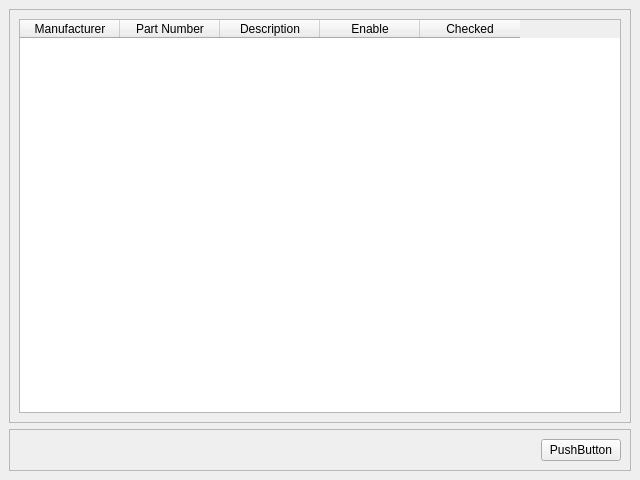
<?xml version="1.0" encoding="UTF-8"?>
<ui version="4.0">
 <class>MainWindow</class>
 <widget class="QMainWindow" name="MainWindow">
  <property name="geometry">
   <rect>
    <x>0</x>
    <y>0</y>
    <width>640</width>
    <height>480</height>
   </rect>
  </property>
  <property name="minimumSize">
   <size>
    <width>640</width>
    <height>480</height>
   </size>
  </property>
  <property name="windowTitle">
   <string>PyClient (alpha)</string>
  </property>
  <property name="toolButtonStyle">
   <enum>Qt::ToolButtonTextUnderIcon</enum>
  </property>
  <property name="tabShape">
   <enum>QTabWidget::Triangular</enum>
  </property>
  <widget class="QWidget" name="centralwidget">
   <layout class="QVBoxLayout" name="verticalLayout_2">
    <item>
     <widget class="QFrame" name="dataFrame">
      <property name="frameShape">
       <enum>QFrame::StyledPanel</enum>
      </property>
      <property name="frameShadow">
       <enum>QFrame::Raised</enum>
      </property>
      <layout class="QHBoxLayout" name="horizontalLayout_2">
       <item>
        <widget class="QTableWidget" name="tableWidget">
         <column>
          <property name="text">
           <string>Manufacturer</string>
          </property>
         </column>
         <column>
          <property name="text">
           <string>Part Number</string>
          </property>
         </column>
         <column>
          <property name="text">
           <string>Description</string>
          </property>
         </column>
         <column>
          <property name="text">
           <string>Enable</string>
          </property>
         </column>
         <column>
          <property name="text">
           <string>Checked</string>
          </property>
         </column>
        </widget>
       </item>
      </layout>
     </widget>
    </item>
    <item>
     <widget class="QFrame" name="controlFrame">
      <property name="sizePolicy">
       <sizepolicy hsizetype="Preferred" vsizetype="Maximum">
        <horstretch>0</horstretch>
        <verstretch>0</verstretch>
       </sizepolicy>
      </property>
      <property name="frameShape">
       <enum>QFrame::StyledPanel</enum>
      </property>
      <property name="frameShadow">
       <enum>QFrame::Raised</enum>
      </property>
      <layout class="QHBoxLayout" name="horizontalLayout">
       <item>
        <spacer name="horizontalSpacer">
         <property name="orientation">
          <enum>Qt::Horizontal</enum>
         </property>
         <property name="sizeHint" stdset="0">
          <size>
           <width>40</width>
           <height>20</height>
          </size>
         </property>
        </spacer>
       </item>
       <item>
        <widget class="QPushButton" name="pushButton">
         <property name="text">
          <string>PushButton</string>
         </property>
        </widget>
       </item>
      </layout>
     </widget>
    </item>
   </layout>
  </widget>
  <action name="actionExit">
   <property name="text">
    <string>Exit</string>
   </property>
  </action>
 </widget>
 <resources/>
 <connections>
  <connection>
   <sender>actionExit</sender>
   <signal>triggered(bool)</signal>
   <receiver>MainWindow</receiver>
   <slot>close()</slot>
   <hints>
    <hint type="sourcelabel">
     <x>-1</x>
     <y>-1</y>
    </hint>
    <hint type="destinationlabel">
     <x>319</x>
     <y>239</y>
    </hint>
   </hints>
  </connection>
 </connections>
</ui>
